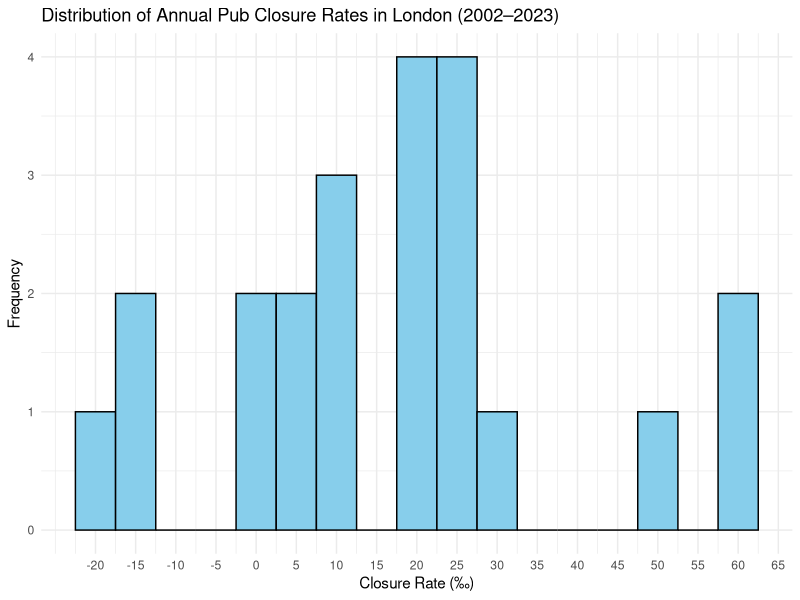

The R source for this figure:
# Updated closure rate data (‰)
closure_rate <- c(
  4.305705059, 60.54054054, 21.86421174, 8.235294118, 22.53855279,
  20.63106796, 24.78314746, 50.82592122, 22.75769746, 17.80821918,
  0, 59.972106, 25.22255193, -18.26484018, 4.484304933, 30.03003003,
  9.287925697, -12.5, 1.543209877, 10.81916538, -15.625, 21.53846154
)

# Load ggplot2
library(ggplot2)

# Plot histogram with custom x-axis ticks and no mean line
ggplot(data.frame(rate = closure_rate), aes(x = rate)) +
  geom_histogram(binwidth = 5, color = "black", fill = "skyblue") +
  scale_x_continuous(breaks = seq(-20, 65, by = 5)) +
  labs(
    title = "Distribution of Annual Pub Closure Rates in London (2002–2023)",
    x = "Closure Rate (‰)",
    y = "Frequency"
  ) +
  theme_minimal()
